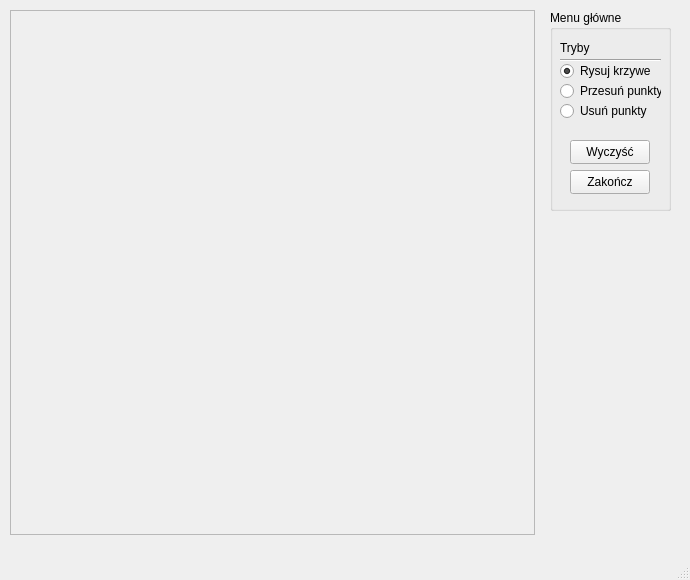
<?xml version="1.0" encoding="UTF-8"?>
<ui version="4.0">
 <class>MainWindow</class>
 <widget class="QMainWindow" name="MainWindow">
  <property name="geometry">
   <rect>
    <x>0</x>
    <y>0</y>
    <width>690</width>
    <height>580</height>
   </rect>
  </property>
  <property name="windowTitle">
   <string>PGK - Zadanie #3: Krzywa Beziera</string>
  </property>
  <widget class="QWidget" name="centralwidget">
   <widget class="QFrame" name="frame">
    <property name="geometry">
     <rect>
      <x>10</x>
      <y>10</y>
      <width>525</width>
      <height>525</height>
     </rect>
    </property>
    <property name="frameShape">
     <enum>QFrame::StyledPanel</enum>
    </property>
    <property name="frameShadow">
     <enum>QFrame::Raised</enum>
    </property>
   </widget>
   <widget class="QGroupBox" name="groupBox">
    <property name="geometry">
     <rect>
      <x>550</x>
      <y>10</y>
      <width>121</width>
      <height>201</height>
     </rect>
    </property>
    <property name="title">
     <string>Menu główne</string>
    </property>
    <widget class="QPushButton" name="clearButton">
     <property name="geometry">
      <rect>
       <x>20</x>
       <y>130</y>
       <width>80</width>
       <height>24</height>
      </rect>
     </property>
     <property name="text">
      <string>Wyczyść</string>
     </property>
    </widget>
    <widget class="QPushButton" name="exitButton">
     <property name="geometry">
      <rect>
       <x>20</x>
       <y>160</y>
       <width>80</width>
       <height>24</height>
      </rect>
     </property>
     <property name="text">
      <string>Zakończ</string>
     </property>
    </widget>
    <widget class="QLabel" name="label">
     <property name="geometry">
      <rect>
       <x>10</x>
       <y>30</y>
       <width>49</width>
       <height>16</height>
      </rect>
     </property>
     <property name="text">
      <string>Tryby</string>
     </property>
    </widget>
    <widget class="QRadioButton" name="moveButton">
     <property name="geometry">
      <rect>
       <x>10</x>
       <y>70</y>
       <width>101</width>
       <height>22</height>
      </rect>
     </property>
     <property name="text">
      <string>Przesuń punkty</string>
     </property>
    </widget>
    <widget class="QRadioButton" name="delButton">
     <property name="geometry">
      <rect>
       <x>10</x>
       <y>90</y>
       <width>91</width>
       <height>22</height>
      </rect>
     </property>
     <property name="text">
      <string>Usuń punkty</string>
     </property>
    </widget>
    <widget class="Line" name="line">
     <property name="geometry">
      <rect>
       <x>10</x>
       <y>40</y>
       <width>101</width>
       <height>20</height>
      </rect>
     </property>
     <property name="orientation">
      <enum>Qt::Horizontal</enum>
     </property>
    </widget>
    <widget class="QRadioButton" name="drawButton">
     <property name="geometry">
      <rect>
       <x>10</x>
       <y>50</y>
       <width>91</width>
       <height>22</height>
      </rect>
     </property>
     <property name="text">
      <string>Rysuj krzywe</string>
     </property>
     <property name="checked">
      <bool>true</bool>
     </property>
    </widget>
   </widget>
  </widget>
  <widget class="QStatusBar" name="statusbar"/>
 </widget>
 <resources/>
 <connections/>
</ui>
